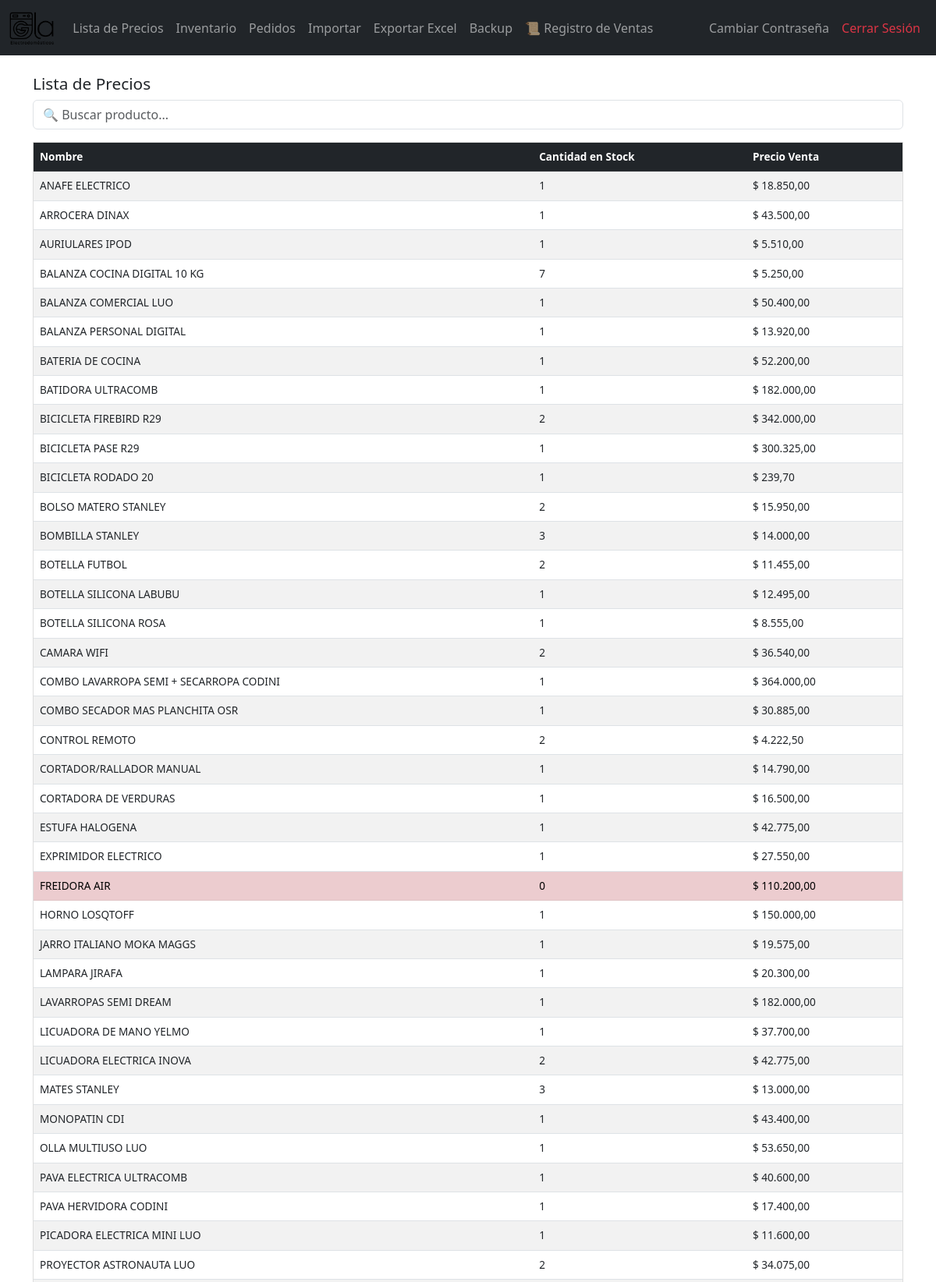
/ (signed in, upper part), run on the app's committed database.
### tables this page shows
CREATE TABLE productos (
        id INTEGER PRIMARY KEY AUTOINCREMENT,
        nombre TEXT NOT NULL,
        cantidad INTEGER NOT NULL,
        stock_minimo INTEGER NOT NULL,
        precio_costo REAL NOT NULL,
        proveedor TEXT NOT NULL,
        ganancia REAL DEFAULT 0
    );

### app_negocio.py (the view)
@app.route("/")
def index():
    if "usuario" not in session:
        return redirect(url_for("login"))
    return lista_precios()

### app_negocio.py (called while the page is built)
@app.template_filter('precio')
def format_precio(value):
    try:
        return f"{float(value):,.2f}".replace(',', 'X').replace('.', ',').replace('X', '.')
    except:
        return value

def get_connection():
    conn = sqlite3.connect(DB_NAME)
    conn.row_factory = sqlite3.Row
    return conn

def obtener_productos():
    conn = get_connection()
    productos = conn.execute("SELECT * FROM productos ORDER BY LOWER(nombre)").fetchall()
    conn.close()
    return productos

@app.route("/lista_precios")
def lista_precios():
    if "usuario" not in session:
        return redirect(url_for("login"))
    q = request.args.get("q", "").lower()
    productos = obtener_productos()
    lista = []
    for p in productos:
        precio_venta = p["precio_costo"] * (1 + (p["ganancia"] or 0) / 100)
        lista.append({
            "nombre": p["nombre"],
            "cantidad": p["cantidad"],  # ✅ agregamos la cantidad
            "precio_venta": precio_venta
        })
    if q:
        lista = [p for p in lista if q in p["nombre"].lower()]
    return render_template("lista_precios.html", lista=lista, query=q)

### templates/lista_precios.html (shortened to what this page needs)
{% extends "layout.html" %}
{% block content %}
<h2>Lista de Precios</h2>
<input type="text" id="buscador" class="form-control mb-3" placeholder="🔍 Buscar producto...">
<div style="max-height: 60vh; overflow-y: auto; border: 1px solid #ddd;">
<table class="table table-striped" id="tabla-precios">
<thead class="table-dark" style="position: sticky; top: 0;">
<tr>
    <th>Nombre</th>
    <th>Cantidad en Stock</th>
    <th>Precio Venta</th>
</tr>
</thead>
<tbody>
{% for p in lista %}
<tr data-nombre="{{ p['nombre'] }}" data-stock="{{ p['cantidad'] }}"
    class="{% if p['cantidad'] == 0 %}table-danger{% endif %}">
    <td>{{ p['nombre'] }}</td>
    <td>{{ p['cantidad'] }}</td>
    <td>$ {{ p['precio_venta']|precio }}</td>
</tr>
{% endfor %}
</tbody>
</table>
</div>
{% endblock %}

### templates/layout.html (style rules this page uses)
@media (min-width: 992px) { table { font-size: 0.85rem; } }
@media (min-width: 992px) { table th, table td { padding: 0.4rem 0.6rem; } }
@media (min-width: 992px) { h2 { font-size: 1.3rem; } }

### data on the page
productos: nombre "ANAFE ELECTRICO", cantidad "1", precio_venta|precio "18.850,00"
productos: nombre "ARROCERA DINAX", cantidad "1", precio_venta|precio "43.500,00"
productos: nombre "AURIULARES IPOD", cantidad "1", precio_venta|precio "5.510,00"
productos: nombre "BALANZA COCINA DIGITAL 10 KG", cantidad "7", precio_venta|precio "5.250,00"
productos: nombre "BALANZA COMERCIAL LUO", cantidad "1", precio_venta|precio "50.400,00"
productos: nombre "BALANZA PERSONAL DIGITAL", cantidad "1", precio_venta|precio "13.920,00"
productos: nombre "BATERIA DE COCINA", cantidad "1", precio_venta|precio "52.200,00"
productos: nombre "BATIDORA ULTRACOMB", cantidad "1", precio_venta|precio "182.000,00"
productos: nombre "BICICLETA FIREBIRD R29", cantidad "2", precio_venta|precio "342.000,00"
productos: nombre "BICICLETA PASE R29", cantidad "1", precio_venta|precio "300.325,00"
productos: nombre "BICICLETA RODADO 20", cantidad "1", precio_venta|precio "239,70"
productos: nombre "BOLSO MATERO STANLEY", cantidad "2", precio_venta|precio "15.950,00"
productos: nombre "BOMBILLA STANLEY", cantidad "3", precio_venta|precio "14.000,00"
productos: nombre "BOTELLA FUTBOL", cantidad "2", precio_venta|precio "11.455,00"
productos: nombre "BOTELLA SILICONA LABUBU", cantidad "1", precio_venta|precio "12.495,00"
productos: nombre "BOTELLA SILICONA ROSA", cantidad "1", precio_venta|precio "8.555,00"
productos: nombre "CAMARA WIFI", cantidad "2", precio_venta|precio "36.540,00"
productos: nombre "COMBO LAVARROPA SEMI + SECARROPA CODINI", cantidad "1", precio_venta|precio "364.000,00"
productos: nombre "COMBO SECADOR MAS PLANCHITA OSR", cantidad "1", precio_venta|precio "30.885,00"
productos: nombre "CONTROL REMOTO", cantidad "2", precio_venta|precio "4.222,50"
productos: nombre "CORTADOR/RALLADOR MANUAL", cantidad "1", precio_venta|precio "14.790,00"
productos: nombre "CORTADORA DE VERDURAS", cantidad "1", precio_venta|precio "16.500,00"
productos: nombre "ESTUFA HALOGENA", cantidad "1", precio_venta|precio "42.775,00"
productos: nombre "EXPRIMIDOR ELECTRICO", cantidad "1", precio_venta|precio "27.550,00"
productos: nombre "FREIDORA AIR", cantidad "0", precio_venta|precio "110.200,00"
productos: nombre "HORNO LOSQTOFF", cantidad "1", precio_venta|precio "150.000,00"
productos: nombre "JARRO ITALIANO MOKA MAGGS", cantidad "1", precio_venta|precio "19.575,00"
productos: nombre "LAMPARA JIRAFA", cantidad "1", precio_venta|precio "20.300,00"
productos: nombre "LAVARROPAS SEMI DREAM", cantidad "1", precio_venta|precio "182.000,00"
productos: nombre "LICUADORA DE MANO YELMO", cantidad "1", precio_venta|precio "37.700,00"
productos: nombre "LICUADORA ELECTRICA INOVA", cantidad "2", precio_venta|precio "42.775,00"
productos: nombre "MATES STANLEY", cantidad "3", precio_venta|precio "13.000,00"
productos: nombre "MONOPATIN CDI", cantidad "1", precio_venta|precio "43.400,00"
productos: nombre "OLLA MULTIUSO LUO", cantidad "1", precio_venta|precio "53.650,00"
productos: nombre "PAVA ELECTRICA ULTRACOMB", cantidad "1", precio_venta|precio "40.600,00"
productos: nombre "PAVA HERVIDORA CODINI", cantidad "1", precio_venta|precio "17.400,00"
productos: nombre "PICADORA ELECTRICA MINI LUO", cantidad "1", precio_venta|precio "11.600,00"
productos: nombre "PROYECTOR ASTRONAUTA LUO", cantidad "2", precio_venta|precio "34.075,00"
